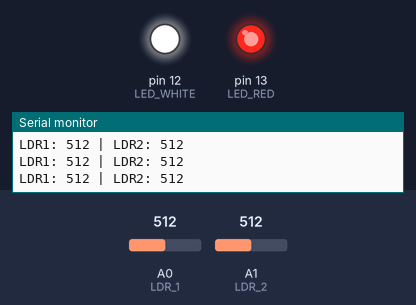
Recording of a sketch running on a simulated Arduino Uno, built with avr-gcc and run on an emulated ATmega328P. Shown: output pins drawn as LEDs (lit = HIGH), the last lines printed to the serial monitor. The test bench sets the inputs (shaded band); at power-on: A0 (LDR_1) = 512, A1 (LDR_2) = 512.

Above: at 1.2 s.
1.3 s: A0 (LDR_1) set to 531
At 2.5 s:
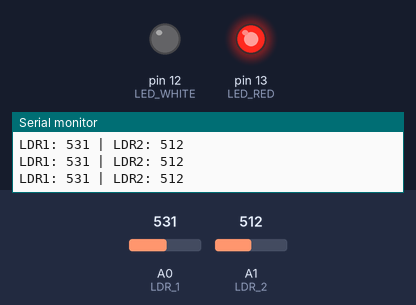
2.8 s: A1 (LDR_2) set to 528
At 4.0 s:
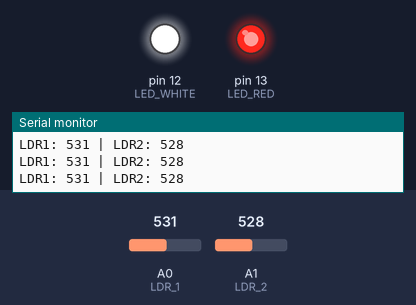
4.3 s: A0 (LDR_1) set to 511
At 5.5 s:
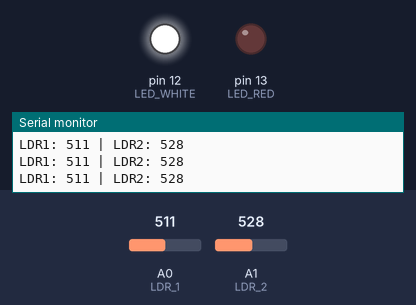
5.8 s: A0 (LDR_1) set to 716
At 7.0 s:
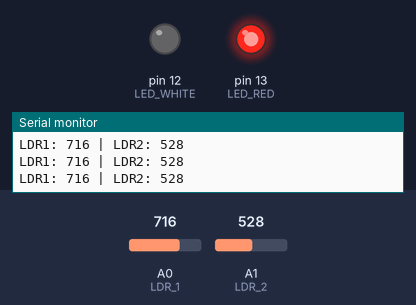
7.3 s: A0 (LDR_1) set to 306
At 8.7 s:
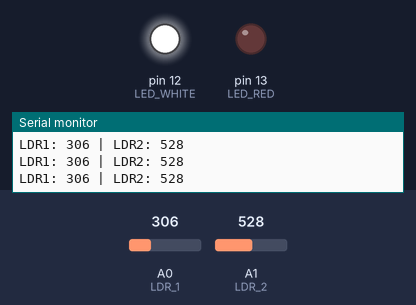
Timing chart, 0 to 9.8 s (numbered marks = the images above; inputs shaded):
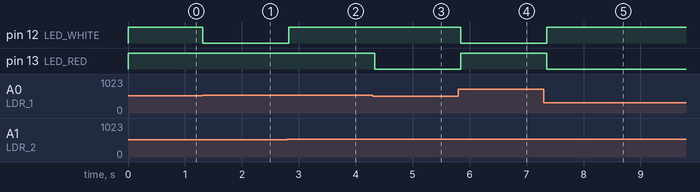

The sketch:

ldr_led_controller.ino
```cpp
// Arduino C++
// Controle visual com dois LEDs baseado na leitura de dois LDRs

#define LED_RED   13  // LED vermelho no pino digital 13
#define LED_WHITE 12  // LED branco no pino digital 12
#define LDR_1     A0  // LDR 1 no pino analógico A0
#define LDR_2     A1  // LDR 2 no pino analógico A1

#define DEADBAND  10  // Tolerância para considerar valores "iguais"

int ldr1Value = 0;
int ldr2Value = 0;

void setup() {
  pinMode(LED_RED, OUTPUT);
  pinMode(LED_WHITE, OUTPUT);
  Serial.begin(9600);
}

void loop() {
  ldr1Value = analogRead(LDR_1);
  ldr2Value = analogRead(LDR_2);

  Serial.print("LDR1: "); Serial.print(ldr1Value);
  Serial.print(" | LDR2: "); Serial.println(ldr2Value);

  if (abs(ldr1Value - ldr2Value) <= DEADBAND) {
    digitalWrite(LED_RED, HIGH);
    digitalWrite(LED_WHITE, HIGH);
  } else if (ldr1Value > ldr2Value) {
    digitalWrite(LED_RED, HIGH);
    digitalWrite(LED_WHITE, LOW);
  } else {
    digitalWrite(LED_RED, LOW);
    digitalWrite(LED_WHITE, HIGH);
  }

  delay(100);
}
```

Measured:
- the behaviour switches between 522 and 523 on A0 (LDR_1) (found by bisection; images 0 and 1)
- the behaviour switches between 520 and 521 on A1 (LDR_2) (found by bisection; images 1 and 2)
- after the input at 1.3 s, pin 12 (LED_WHITE): HIGH → LOW at once
- after the input at 2.8 s, pin 12 (LED_WHITE): LOW → HIGH at once
- after the input at 4.3 s, pin 13 (LED_RED): HIGH → LOW at once
- after the input at 5.8 s, pin 12 (LED_WHITE): HIGH → LOW at once; pin 13 (LED_RED): LOW → HIGH at once
- after the input at 7.3 s, pin 12 (LED_WHITE): LOW → HIGH after 0.05 s; pin 13 (LED_RED): HIGH → LOW after 0.05 s
